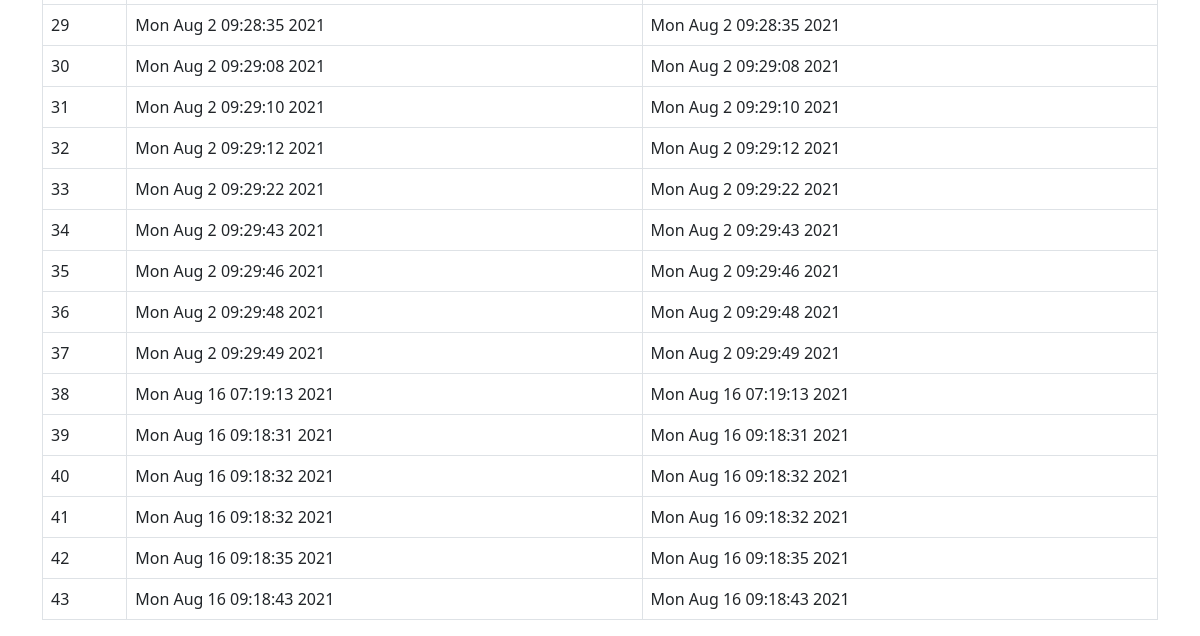
/arquivos/logArquivos/ (lower part), run on an earlier commit of the app's database.
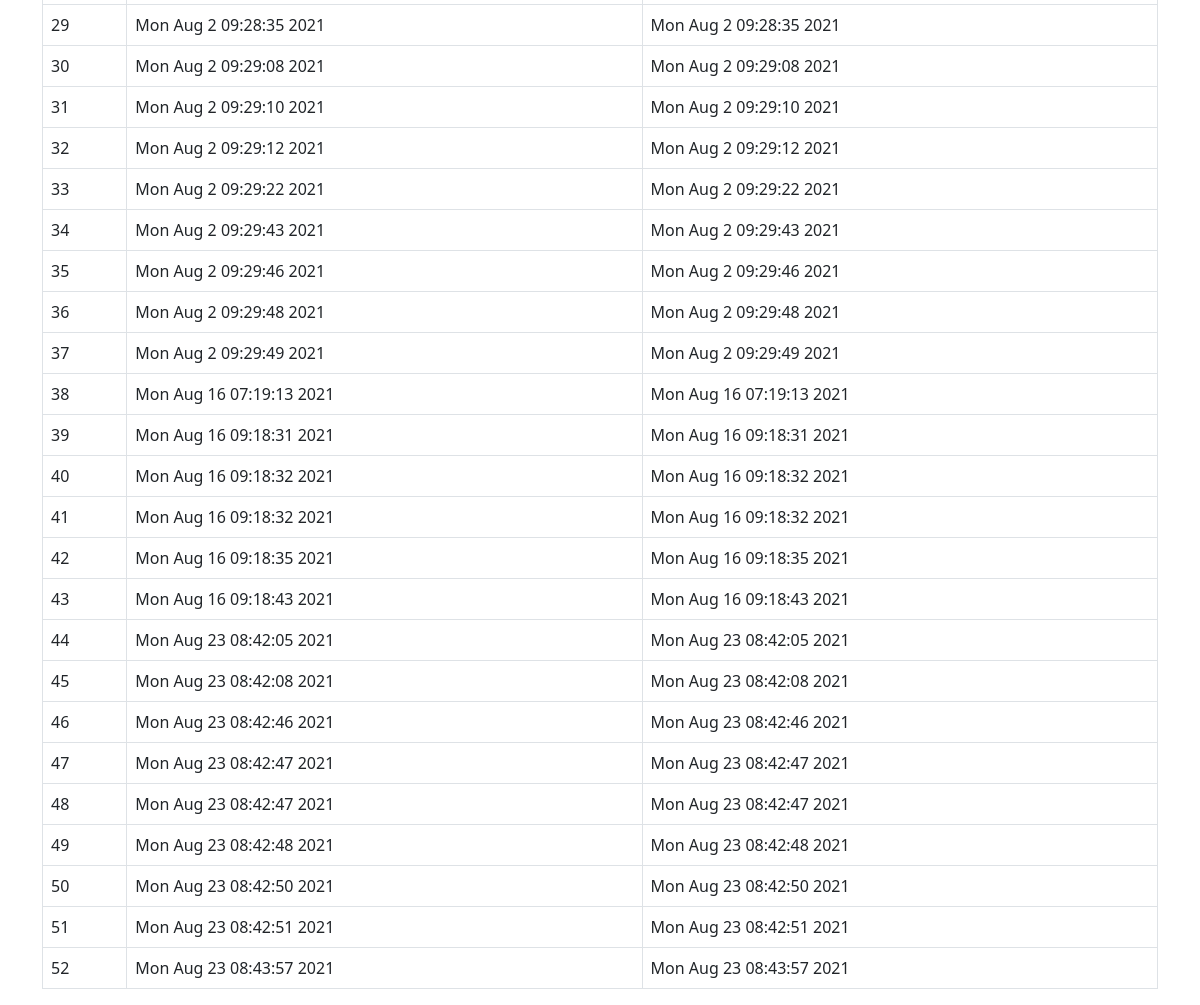
And on a later commit of the database.
### gerenciador_de_tarefas/models.py (models this page shows)
class SchedTime(models.Model):
    start_time = models.CharField(max_length=200)
    stop_time = models.CharField(max_length=200)

### gerenciador_de_tarefas/views.py (the view)
# urls.py: path('arquivos/logArquivos/', views.logArquivos, name='log_arquivos'),
def logArquivos(request):
    listaInformacoes = []
    for s in SchedTime.objects.values_list('id', 'start_time', 'stop_time'):
        dict = {
            'id': s[0],
            'start_time': s[1],
            'stop_time': s[2]
        }
        listaInformacoes.append(dict)
    template = loader.get_template('log_arquivos.html')
    context = {
        'scheds': listaInformacoes
    }
    return HttpResponse(template.render(context, request))

### gerenciador_de_tarefas/templates/log_arquivos.html (shortened to what this page needs)
{% extends 'base.html' %} {% block content %}
<table class="table table-bordered">
  <tbody>
    {% for sched in scheds %}
    <tr>
      <td>{{sched.id}}</td>
      <td>{{sched.start_time}}</td>
      <td>{{sched.stop_time}}</td>
    </tr>
    {% endfor %}
  </tbody>
</table>
{% endblock%}

### gerenciador_de_tarefas/templates/base.html (shortened to what this page needs)
<!DOCTYPE html>
<html>
<head>
  <link href="https://cdn.jsdelivr.net/npm/bootstrap@5.0.1/dist/css/bootstrap.min.css" rel="stylesheet"
>
</head>
<body>
  <div class="container">
    <main>
      {% block content %}
      {% endblock %}
    </main>
  </div>
</body>
</html>

What changed in the data, as far as the page shows it:
added SchedTime: start_time "Mon Aug 23 08:42:05 2021", stop_time "Mon Aug 23 08:42:05 2021"
added SchedTime: start_time "Mon Aug 23 08:42:08 2021", stop_time "Mon Aug 23 08:42:08 2021"
added SchedTime: start_time "Mon Aug 23 08:42:46 2021", stop_time "Mon Aug 23 08:42:46 2021"
added SchedTime: start_time "Mon Aug 23 08:42:47 2021", stop_time "Mon Aug 23 08:42:47 2021"
added SchedTime: start_time "Mon Aug 23 08:42:47 2021", stop_time "Mon Aug 23 08:42:47 2021"
added SchedTime: start_time "Mon Aug 23 08:42:48 2021", stop_time "Mon Aug 23 08:42:48 2021"
added SchedTime: start_time "Mon Aug 23 08:42:50 2021", stop_time "Mon Aug 23 08:42:50 2021"
added SchedTime: start_time "Mon Aug 23 08:42:51 2021", stop_time "Mon Aug 23 08:42:51 2021"
added SchedTime: start_time "Mon Aug 23 08:43:57 2021", stop_time "Mon Aug 23 08:43:57 2021"
Also different on the page:
new list line: "44"
new list line: "45"
new list line: "46"
new list line: "47"
new list line: "48"
new list line: "49"
new list line: "50"
new list line: "51"
new list line: "52"
